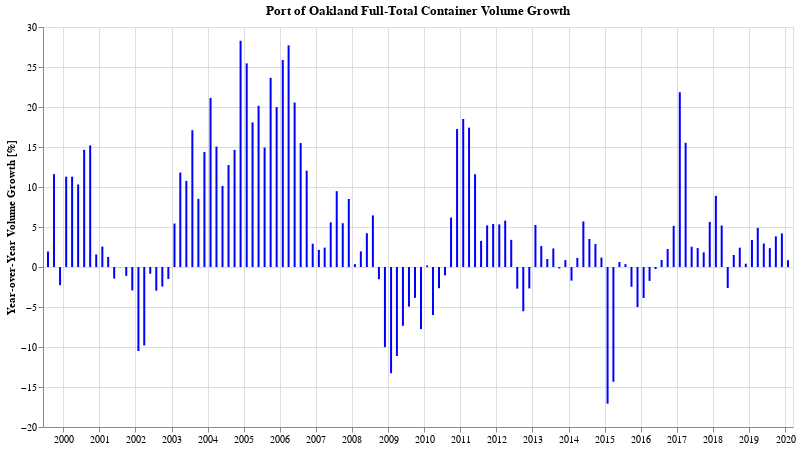

The cell this chart's notebook holds for it:
### Code cell
def doYoyChart(df, location='Oakland', metric='Full-Total'):
    df_yoy = df.reset_index()[['dt', metric]].dropna().set_index('dt').pct_change(12).apply(lambda v: v * 100).reset_index()

    return alt.Chart(df_yoy).mark_bar(width=2, color='blue').encode(
        alt.X('dt:T', axis=alt.Axis(title='')),
        alt.Y('{}:Q'.format(metric), axis=alt.Axis(title='Year-over-Year Volume Growth [%]')),
        tooltip=[alt.Tooltip("dt:T", format="%b %Y"), alt.Tooltip("{}:Q".format(metric))]
    ).properties(
        title='Port of {} {} Container Volume Growth'.format(location, metric),
        width=750,
        height=400
    )

doYoyChart(df_oak_combined)

### Figure 1 — Vega-Lite specification as saved in the notebook (floating-point values rounded to 4 significant figures; data arrays with more than 128 entries replaced by an {"elided": "..."} marker saying what was removed)
{"config": {"view": {"continuousWidth": 400, "continuousHeight": 300}}, "data": {"name": "data-66b2d2c1d91ef13188e0f6fd95556aa2"}, "mark": {"type": "bar", "color": "blue", "width": 2}, "encoding": {"tooltip": [{"type": "temporal", "field": "dt", "format": "%b %Y"}, {"type": "quantitative", "field": "Full-Total"}], "x": {"type": "temporal", "axis": {"title": ""}, "field": "dt"}, "y": {"type": "quantitative", "axis": {"title": "Year-over-Year Volume Growth [%]"}, "field": "Full-Total"}}, "height": 400, "title": "Port of Oakland Full-Total Container Volume Growth", "width": 750, "$schema": "https://vega.github.io/schema/vega-lite/v4.0.2.json", "datasets": {"data-66b2d2c1d91ef13188e0f6fd95556aa2": {"elided": "136 records"}}}
